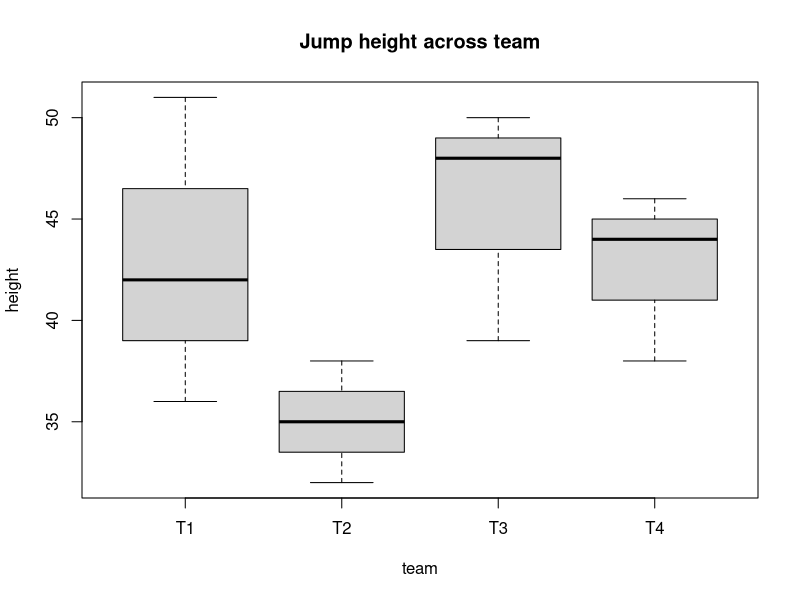

Here is the R script that generated this plot:
## ---- chunk 1
# Create the vector with score values
score <- c(62, 67, 69, 70, 72, 75, 80, 90)
## ---- chunk 2
# Perform a one-sample t-test to test if the mean of the sample is different than 65
t.test(score, mu = 65)
## ---- chunk 3
# Perform a one-sample t-test to test if the mean of the sample is greater than 65
t.test(score, mu = 65, alternative = "greater")
## ---- chunk 4
pizza <- data.frame(
  Delivery.Time.A = c(25.4, 29.2, 20.4, 26.4, 25.2, 23.5, 26.5),
  Delivery.Time.B = c(25.2, 21.9, 23.5, 22.3, 25.5, 23.6, 22.3)
)
knitr::kable(pizza, "html", col.names = gsub("[.]", " ", names(pizza)))
## ---- chunk 5
# Create vectors with delivery times
companyA <- c(25.4, 29.2, 20.4, 26.4, 25.2, 23.5, 26.5)
companyB <- c(25.2, 21.9, 23.5, 22.3, 25.5, 23.6, 22.3)
## ---- chunk 6
# Performs two-sample t-test to test for difference in means
t.test(companyA, companyB)
## ---- chunk 7
# Create vector of jump heights (in inches)
height <- c(36, 42, 51, 32, 35, 38, 48, 50, 39, 38, 44, 46)
# Create vector of team names
team <- c(rep("T1",3), rep("T2",3), rep("T3", 3), rep("T4", 3))
# Merge
df <- data.frame(height, team)
# Visualize the data
print(df)
## ---- chunk 8
# Box plot of jump height  for each team
boxplot(height ~ team, data = df, main = "Jump height across team")
## ---- chunk 9
# Fits the anova model
model <- aov(height ~ team, data = df)
# See results
summary(model)
